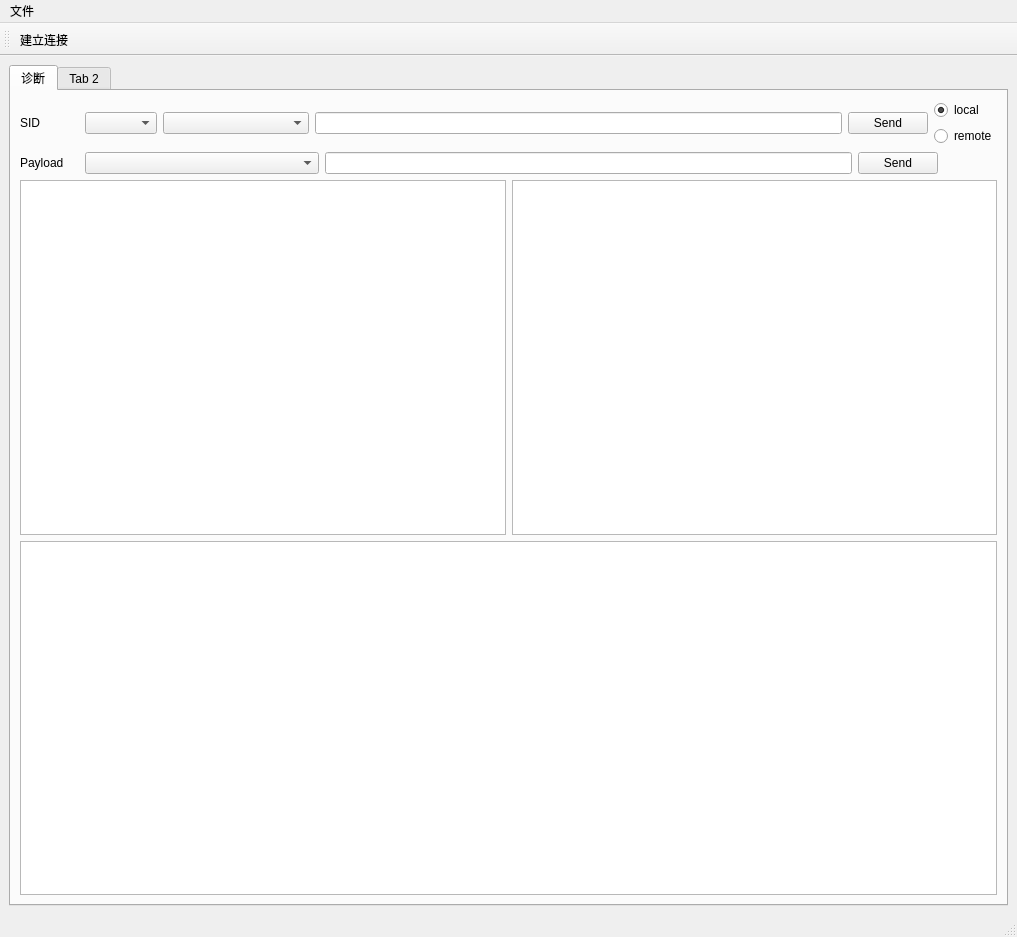
<?xml version="1.0" encoding="UTF-8"?>
<ui version="4.0">
 <class>MainWindow</class>
 <widget class="QMainWindow" name="MainWindow">
  <property name="geometry">
   <rect>
    <x>0</x>
    <y>0</y>
    <width>1017</width>
    <height>937</height>
   </rect>
  </property>
  <property name="windowTitle">
   <string>DoIP App</string>
  </property>
  <widget class="QWidget" name="centralwidget">
   <layout class="QVBoxLayout" name="verticalLayout_3">
    <item>
     <widget class="QTabWidget" name="tabWidget">
      <property name="currentIndex">
       <number>0</number>
      </property>
      <widget class="QWidget" name="tab">
       <attribute name="title">
        <string>诊断</string>
       </attribute>
       <layout class="QVBoxLayout" name="verticalLayout_2" stretch="1,1,4,4">
        <item>
         <layout class="QHBoxLayout" name="horizontalLayout" stretch="2,2,5,18,2,2">
          <item>
           <widget class="QLabel" name="label">
            <property name="text">
             <string>SID</string>
            </property>
           </widget>
          </item>
          <item>
           <widget class="QComboBox" name="sidSeclectBox">
            <property name="contextMenuPolicy">
             <enum>Qt::DefaultContextMenu</enum>
            </property>
            <property name="currentText">
             <string/>
            </property>
            <property name="placeholderText">
             <string/>
            </property>
           </widget>
          </item>
          <item>
           <widget class="QComboBox" name="ecuSeclectBox"/>
          </item>
          <item>
           <widget class="QLineEdit" name="msgLineEdit"/>
          </item>
          <item>
           <widget class="QPushButton" name="sendMsgButton">
            <property name="text">
             <string>Send</string>
            </property>
           </widget>
          </item>
          <item>
           <layout class="QVBoxLayout" name="verticalLayout">
            <item>
             <widget class="QRadioButton" name="localDevRadioButton">
              <property name="text">
               <string>local</string>
              </property>
              <property name="checked">
               <bool>true</bool>
              </property>
              <property name="autoRepeat">
               <bool>false</bool>
              </property>
             </widget>
            </item>
            <item>
             <widget class="QRadioButton" name="remoteDevRadioButton">
              <property name="text">
               <string>remote</string>
              </property>
             </widget>
            </item>
           </layout>
          </item>
         </layout>
        </item>
        <item>
         <layout class="QHBoxLayout" name="horizontalLayout_3" stretch="2,8,18,2,2">
          <item>
           <widget class="QLabel" name="label_2">
            <property name="text">
             <string>Payload</string>
            </property>
           </widget>
          </item>
          <item>
           <widget class="QComboBox" name="payloadSecletBox"/>
          </item>
          <item>
           <widget class="QLineEdit" name="payloadContent"/>
          </item>
          <item>
           <widget class="QPushButton" name="sendDoipMsgButton">
            <property name="text">
             <string>Send</string>
            </property>
           </widget>
          </item>
          <item>
           <spacer name="horizontalSpacer_2">
            <property name="orientation">
             <enum>Qt::Horizontal</enum>
            </property>
            <property name="sizeHint" stdset="0">
             <size>
              <width>40</width>
              <height>20</height>
             </size>
            </property>
           </spacer>
          </item>
         </layout>
        </item>
        <item>
         <layout class="QHBoxLayout" name="horizontalLayout_2">
          <item>
           <widget class="QTextBrowser" name="InfoMsgBrowser"/>
          </item>
          <item>
           <widget class="QTextBrowser" name="DiagMsgTxRxBrowser">
            <property name="contextMenuPolicy">
             <enum>Qt::ActionsContextMenu</enum>
            </property>
           </widget>
          </item>
         </layout>
        </item>
        <item>
         <widget class="QTextBrowser" name="DoipMsgBrowser"/>
        </item>
       </layout>
      </widget>
      <widget class="QWidget" name="tab_2">
       <attribute name="title">
        <string>Tab 2</string>
       </attribute>
      </widget>
     </widget>
    </item>
   </layout>
  </widget>
  <widget class="QMenuBar" name="menubar">
   <property name="geometry">
    <rect>
     <x>0</x>
     <y>0</y>
     <width>1017</width>
     <height>26</height>
    </rect>
   </property>
   <widget class="QMenu" name="menu">
    <property name="title">
     <string>文件</string>
    </property>
   </widget>
   <addaction name="menu"/>
  </widget>
  <widget class="QStatusBar" name="statusbar"/>
  <widget class="QToolBar" name="toolBar">
   <property name="windowTitle">
    <string>toolBar</string>
   </property>
   <attribute name="toolBarArea">
    <enum>TopToolBarArea</enum>
   </attribute>
   <attribute name="toolBarBreak">
    <bool>false</bool>
   </attribute>
   <addaction name="action_buildConnection"/>
  </widget>
  <action name="action_buildConnection">
   <property name="text">
    <string>建立连接</string>
   </property>
  </action>
 </widget>
 <resources/>
 <connections/>
</ui>
